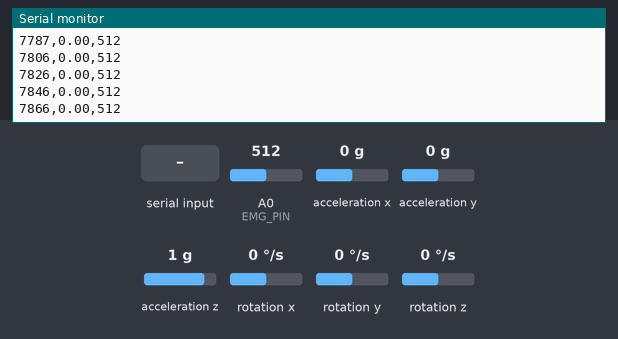
Bench run of a program on a simulated Arduino Nano, built with avr-gcc and run on an emulated ATmega328P. On the bench: the last lines printed to the serial monitor. The inputs (shaded band) are chosen by the test bench; at power-on: acceleration z 1 g, A0 (EMG_PIN) = 512, acceleration y 0 g, acceleration x 0 g, rotation x 0 °/s, rotation y 0 °/s, rotation z 0 °/s.

Above: at 7.9 s.
8.0 s: acceleration z set to -1.4 g
At 8.7 s:
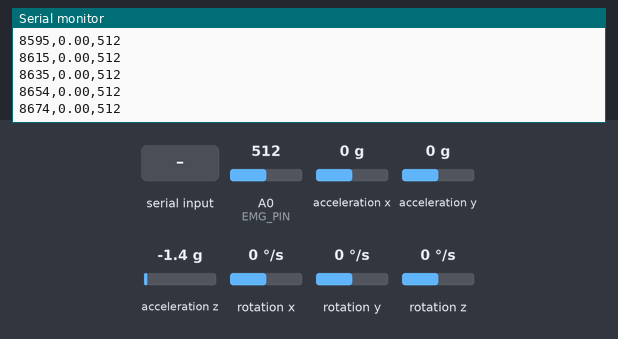
9.5 s: A0 (EMG_PIN) set to 716
At 10.1 s:
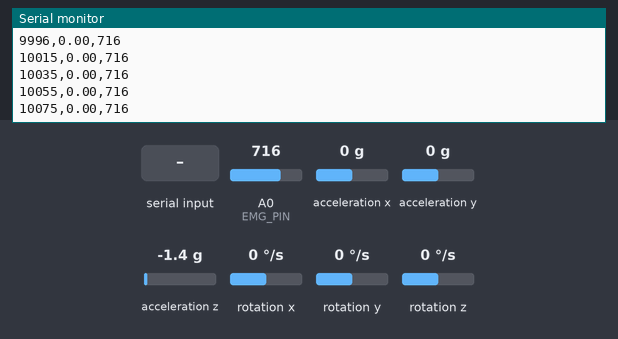
11.0 s: "c" received over Serial
At 11.8 s:
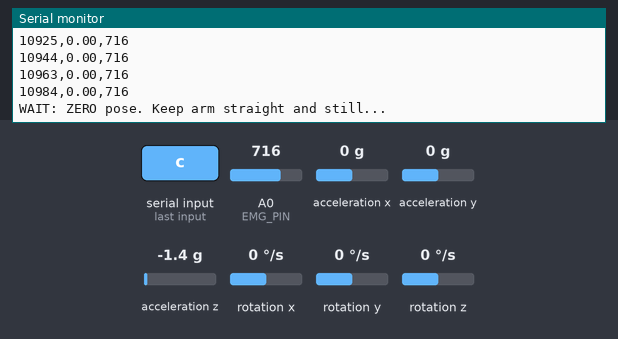
12.5 s: acceleration y set to -0.2 g
At 13.1 s:
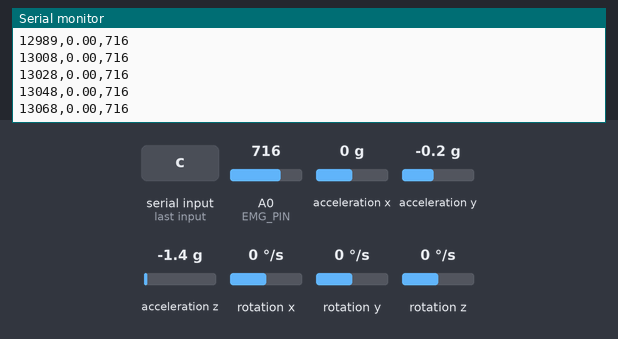
15.5 s: "C" received over Serial
At 16.2 s:
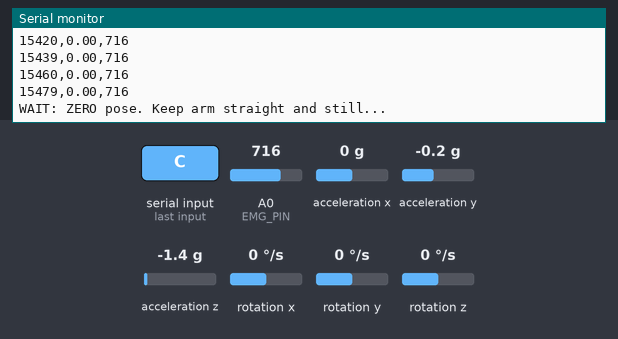
17.0 s: A0 (EMG_PIN) set to 992
At 17.9 s:
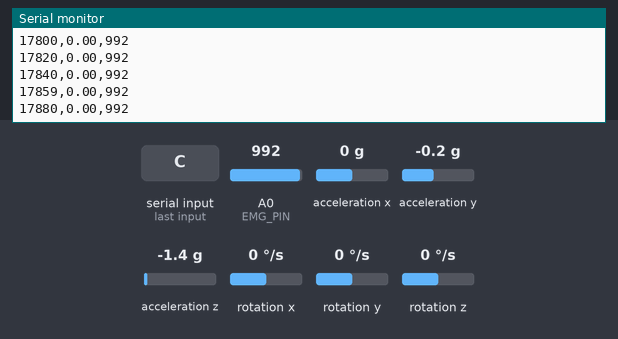
Timing chart, 0 to 19.5 s (numbered marks = the images above; inputs shaded):
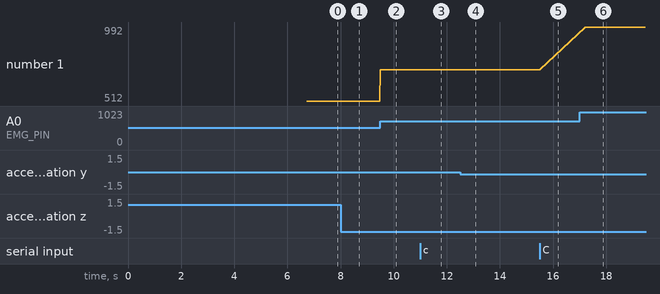

Measured:
- the behaviour switches between 0 and -0.1 g on acceleration y (found by bisection; images 3 and 4)

The program:

main.cpp
```cpp
#include <Arduino.h>
#include <Wire.h>
#include "I2Cdev.h"
#include "MPU6050_6Axis_MotionApps612.h"

/*
  Arduino Nano + 2 MPU6050 + EMG A10-09
  MPU part upgraded from MPU_success.cpp.
  EMG part is intentionally unchanged: analogRead(A0), same Serial column.

  Output Serial for MATLAB run_emg_live_local.m:
      time_ms,elbow_vector_filtered_deg,emg_raw

  MPU upper arm: 0x68, AD0/ADDR = GND
  MPU forearm:   0x69, AD0/ADDR = VCC
  EMG OUT:       A0

  ZERO pose:
      - Keep arm straight and still during startup.
      - Send 'c' or 'C' in Serial Monitor to re-zero if needed.
*/

// ============================= CONFIG =============================
const uint8_t MPU_UPPER_ADDR = 0x68;
const uint8_t MPU_LOWER_ADDR = 0x69;
const int EMG_PIN = A0;

const uint32_t SERIAL_BAUD = 115200;
const uint32_t I2C_CLOCK_HZ = 100000UL;      // stable for long wires / hand soldered PCB
const uint16_t OUTPUT_INTERVAL_MS = 10;      // 100 Hz, keep EMG sampling behavior close to old code
const uint16_t ZERO_SAMPLES = 80;
const uint32_t ZERO_TIMEOUT_MS = 5000UL;

const uint8_t MEDIAN_WINDOW = 5;
const float EMA_ALPHA = 0.22f;               // lower = smoother, higher = faster response
const float MAX_ELBOW_DEG = 160.0f;

MPU6050 mpuUpper(MPU_UPPER_ADDR);
MPU6050 mpuLower(MPU_LOWER_ADDR);

uint8_t fifoUpper[64];
uint8_t fifoLower[64];

bool dmpReady = false;
uint32_t lastOutputMs = 0;

// ============================= MATH DATA =============================
struct Q {
  float w;
  float x;
  float y;
  float z;
};

struct V3 {
  float x;
  float y;
  float z;
};

// Local longitudinal arm axis. If both MPU boards are mounted in the same direction,
// the angle between these axes is stable even if the exact board direction is reversed.
const V3 ARM_AXIS_LOCAL = {1.0f, 0.0f, 0.0f};

Q qUpperZero = {1.0f, 0.0f, 0.0f, 0.0f};
Q qLowerZero = {1.0f, 0.0f, 0.0f, 0.0f};
Q qRelativeZero = {1.0f, 0.0f, 0.0f, 0.0f};

Q qUpperPrevious = {1.0f, 0.0f, 0.0f, 0.0f};
Q qLowerPrevious = {1.0f, 0.0f, 0.0f, 0.0f};
bool previousQValid = false;

float angleWindow[MEDIAN_WINDOW] = {0.0f, 0.0f, 0.0f, 0.0f, 0.0f};
uint8_t angleWindowCount = 0;
uint8_t angleWindowIndex = 0;
float filteredElbowDeg = 0.0f;
bool filterInitialized = false;

// ============================= QUATERNION HELPERS =============================
float clampFloat(float value, float lower, float upper) {
  if (value < lower) return lower;
  if (value > upper) return upper;
  return value;
}

Q normalizeQ(Q q) {
  float n = sqrtf(q.w * q.w + q.x * q.x + q.y * q.y + q.z * q.z);
  if (n < 1e-8f) return {1.0f, 0.0f, 0.0f, 0.0f};

  q.w /= n;
  q.x /= n;
  q.y /= n;
  q.z /= n;
  return q;
}

Q conjugateQ(const Q &q) {
  return {q.w, -q.x, -q.y, -q.z};
}

Q multiplyRawQ(const Q &a, const Q &b) {
  Q r;
  r.w = a.w * b.w - a.x * b.x - a.y * b.y - a.z * b.z;
  r.x = a.w * b.x + a.x * b.w + a.y * b.z - a.z * b.y;
  r.y = a.w * b.y - a.x * b.z + a.y * b.w + a.z * b.x;
  r.z = a.w * b.z + a.x * b.y - a.y * b.x + a.z * b.w;
  return r;
}

Q multiplyOrientationQ(const Q &a, const Q &b) {
  return normalizeQ(multiplyRawQ(a, b));
}

float dotQ(const Q &a, const Q &b) {
  return a.w * b.w + a.x * b.x + a.y * b.y + a.z * b.z;
}

Q negateQ(Q q) {
  return {-q.w, -q.x, -q.y, -q.z};
}

V3 rotateVectorByQuaternion(const Q &q, const V3 &v) {
  Q p = {0.0f, v.x, v.y, v.z};
  Q rotated = multiplyRawQ(multiplyRawQ(q, p), conjugateQ(q));
  return {rotated.x, rotated.y, rotated.z};
}

float dotV3(const V3 &a, const V3 &b) {
  return a.x * b.x + a.y * b.y + a.z * b.z;
}

Q calculateRelativeOrientation(const Q &qUpper, const Q &qLower) {
  return multiplyOrientationQ(conjugateQ(qUpper), qLower);
}

Q calculateElbowDelta(const Q &qUpper, const Q &qLower) {
  Q qRelativeNow = calculateRelativeOrientation(qUpper, qLower);
  return multiplyOrientationQ(conjugateQ(qRelativeZero), qRelativeNow);
}

float calculateElbowVectorAngleDeg(const Q &qElbowDelta) {
  V3 currentLowerAxisInUpperFrame = rotateVectorByQuaternion(qElbowDelta, ARM_AXIS_LOCAL);
  float cosine = clampFloat(dotV3(ARM_AXIS_LOCAL, currentLowerAxisInUpperFrame), -1.0f, 1.0f);
  return acosf(cosine) * 180.0f / PI;
}

// ============================= ANGLE FILTER =============================
void resetAngleFilter() {
  for (uint8_t i = 0; i < MEDIAN_WINDOW; i++) {
    angleWindow[i] = 0.0f;
  }
  angleWindowCount = 0;
  angleWindowIndex = 0;
  filteredElbowDeg = 0.0f;
  filterInitialized = false;
}

float medianCurrentWindow() {
  float sorted[MEDIAN_WINDOW];

  for (uint8_t i = 0; i < angleWindowCount; i++) {
    sorted[i] = angleWindow[i];
  }

  for (uint8_t i = 0; i < angleWindowCount; i++) {
    for (uint8_t j = i + 1; j < angleWindowCount; j++) {
      if (sorted[j] < sorted[i]) {
        float temp = sorted[i];
        sorted[i] = sorted[j];
        sorted[j] = temp;
      }
    }
  }

  if (angleWindowCount == 0) return 0.0f;
  return sorted[angleWindowCount / 2];
}

void updateAngleFilter(float rawAngle, float &medianAngle, float &filteredAngle) {
  angleWindow[angleWindowIndex] = rawAngle;
  angleWindowIndex = (angleWindowIndex + 1) % MEDIAN_WINDOW;

  if (angleWindowCount < MEDIAN_WINDOW) {
    angleWindowCount++;
  }

  medianAngle = medianCurrentWindow();

  if (!filterInitialized) {
    filteredElbowDeg = medianAngle;
    filterInitialized = true;
  } else {
    filteredElbowDeg += EMA_ALPHA * (medianAngle - filteredElbowDeg);
  }

  filteredAngle = filteredElbowDeg;
}

// ============================= MPU READ =============================
bool readQuaternion(MPU6050 &mpu, uint8_t *fifoBuffer, Q &out) {
  if (!mpu.dmpGetCurrentFIFOPacket(fifoBuffer)) {
    return false;
  }

  Quaternion sensorQ;
  mpu.dmpGetQuaternion(&sensorQ, fifoBuffer);
  out = normalizeQ({sensorQ.w, sensorQ.x, sensorQ.y, sensorQ.z});
  return true;
}

bool readBoth(Q &qUpper, Q &qLower) {
  if (!readQuaternion(mpuUpper, fifoUpper, qUpper)) return false;
  if (!readQuaternion(mpuLower, fifoLower, qLower)) return false;

  // q and -q are the same orientation. Keep signs continuous to avoid sudden jumps.
  if (previousQValid) {
    if (dotQ(qUpper, qUpperPrevious) < 0.0f) qUpper = negateQ(qUpper);
    if (dotQ(qLower, qLowerPrevious) < 0.0f) qLower = negateQ(qLower);
  }

  qUpperPrevious = qUpper;
  qLowerPrevious = qLower;
  previousQValid = true;
  return true;
}

// ============================= INIT DMP =============================
bool initializeOneMPU(MPU6050 &mpu, const __FlashStringHelper *name) {
  Serial.print(F("WAIT: Checking "));
  Serial.println(name);

  mpu.initialize();

  if (!mpu.testConnection()) {
    Serial.print(F("ERROR: Cannot find "));
    Serial.println(name);
    return false;
  }

  uint8_t status = mpu.dmpInitialize();
  if (status != 0) {
    Serial.print(F("ERROR: DMP init failed for "));
    Serial.print(name);
    Serial.print(F(", code="));
    Serial.println(status);
    return false;
  }

  Serial.print(F("WAIT: Calibrating "));
  Serial.println(name);
  Serial.println(F("WAIT: Keep sensor still..."));

  mpu.CalibrateAccel(6);
  mpu.CalibrateGyro(6);
  mpu.setDMPEnabled(true);
  mpu.resetFIFO();

  Serial.print(F("WAIT: DMP OK: "));
  Serial.println(name);
  return true;
}

// ============================= ZERO POSE =============================
bool calibrateZeroPose() {
  Serial.println(F("WAIT: ZERO pose. Keep arm straight and still..."));
  delay(300);

  previousQValid = false;
  mpuUpper.resetFIFO();
  mpuLower.resetFIFO();

  Q upperFirst = {1.0f, 0.0f, 0.0f, 0.0f};
  Q lowerFirst = {1.0f, 0.0f, 0.0f, 0.0f};
  Q upperSum = {0.0f, 0.0f, 0.0f, 0.0f};
  Q lowerSum = {0.0f, 0.0f, 0.0f, 0.0f};

  uint16_t count = 0;
  uint32_t startMs = millis();

  while (count < ZERO_SAMPLES && millis() - startMs < ZERO_TIMEOUT_MS) {
    Q qUpper;
    Q qLower;

    if (!readBoth(qUpper, qLower)) {
      continue;
    }

    if (count == 0) {
      upperFirst = qUpper;
      lowerFirst = qLower;
    }

    if (dotQ(qUpper, upperFirst) < 0.0f) qUpper = negateQ(qUpper);
    if (dotQ(qLower, lowerFirst) < 0.0f) qLower = negateQ(qLower);

    upperSum.w += qUpper.w;
    upperSum.x += qUpper.x;
    upperSum.y += qUpper.y;
    upperSum.z += qUpper.z;

    lowerSum.w += qLower.w;
    lowerSum.x += qLower.x;
    lowerSum.y += qLower.y;
    lowerSum.z += qLower.z;

    count++;
  }

  if (count < 10) {
    Serial.println(F("ERROR: Not enough DMP packets for ZERO pose."));
    return false;
  }

  qUpperZero = normalizeQ(upperSum);
  qLowerZero = normalizeQ(lowerSum);
  qRelativeZero = calculateRelativeOrientation(qUpperZero, qLowerZero);

  qUpperPrevious = qUpperZero;
  qLowerPrevious = qLowerZero;
  previousQValid = true;

  resetAngleFilter();

  Serial.print(F("WAIT: ZERO OK, samples="));
  Serial.println(count);
  Serial.println(F("WAIT: MPU angle now uses relative quaternion + longitudinal arm-axis vector."));
  Serial.println(F("time_ms,elbow_vector_filtered_deg,emg_raw"));
  return true;
}

// ============================= SETUP =============================
void setup() {
  Serial.begin(SERIAL_BAUD);
  delay(1000);

  Serial.println(F("WAIT: Starting 2x MPU6050 + EMG system..."));
  Serial.println(F("WAIT: MPU formula = stable quaternion/vector method from MPU_success.cpp"));
  Serial.println(F("WAIT: EMG path unchanged: analogRead(A0)."));

  Wire.begin(); // Nano/Uno: SDA=A4, SCL=A5
  Wire.setClock(I2C_CLOCK_HZ);

  bool upperOK = initializeOneMPU(mpuUpper, F("Upper MPU 0x68"));
  bool lowerOK = initializeOneMPU(mpuLower, F("Forearm MPU 0x69"));

  dmpReady = upperOK && lowerOK;
  if (!dmpReady) {
    Serial.println(F("ERROR: MPU initialization failed. System stopped."));
    return;
  }

  Serial.println(F("WAIT: In 3 seconds, current straight/still arm pose will become 0 deg."));
  delay(3000);

  if (!calibrateZeroPose()) {
    dmpReady = false;
  }
}

// ============================= LOOP =============================
void loop() {
  if (!dmpReady) return;

  if (Serial.available() > 0) {
    char cmd = (char)Serial.read();
    if (cmd == 'c' || cmd == 'C') {
      calibrateZeroPose();
      lastOutputMs = millis();
      return;
    }
  }

  uint32_t now = millis();
  if (now - lastOutputMs < OUTPUT_INTERVAL_MS) return;

  Q qUpper;
  Q qLower;

  if (!readBoth(qUpper, qLower)) return;
  lastOutputMs = now;

  Q elbowDelta = calculateElbowDelta(qUpper, qLower);

  float elbowRaw = calculateElbowVectorAngleDeg(elbowDelta);
  elbowRaw = clampFloat(elbowRaw, 0.0f, MAX_ELBOW_DEG);

  float elbowMedian = 0.0f;
  float elbowFiltered = 0.0f;
  updateAngleFilter(elbowRaw, elbowMedian, elbowFiltered);
  elbowFiltered = clampFloat(elbowFiltered, 0.0f, MAX_ELBOW_DEG);

  // EMG is intentionally not changed.
  int emg_raw = analogRead(EMG_PIN);

  Serial.print(now);
  Serial.print(',');
  Serial.print(elbowFiltered, 2);
  Serial.print(',');
  Serial.println(emg_raw);
}
```
